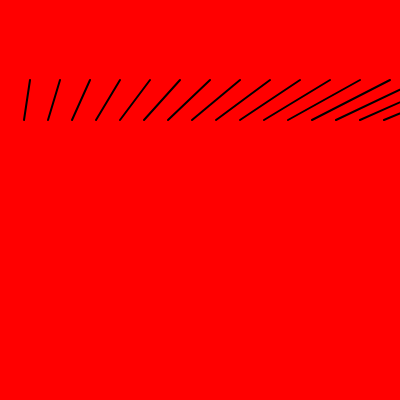
Frame 1 (no input)
Frame 60 (no input): identical to frame 1, image omitted
Frame 120 (the mouse pressed at the canvas centre since frame 60): identical to frame 1, image omitted

The p5.js sketch that drew this single still picture (run headless with seeded random() and noise() and a simulated clock; from frame 60 on, the mouse is pressed at the canvas centre):

// p5.js sketch
// ── sketch.js
var size = 50;

function setup() {
  createCanvas(400, 400);
}

function draw() {
  background(255,0,0);

  strokeWeight(2);

  for (let i = 20; i < 400; i +=20 ){
    //line(i, 0, i + 1/2, 80);
    line(i + i/2, 80, i * 1.2, 120);
    //line()
  }
  /// noLoop();

}
